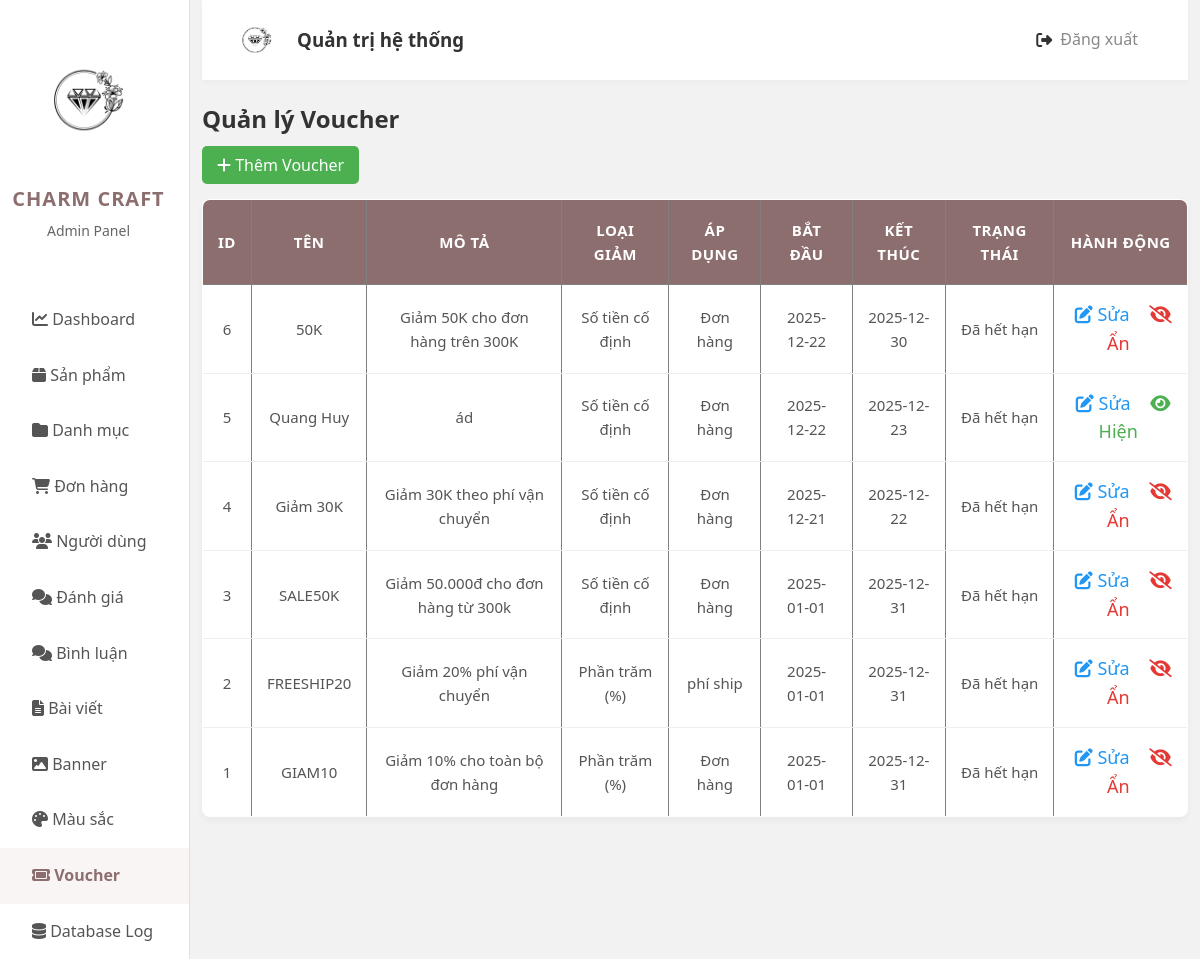
Screenshot of /admin/index.php?page=voucher with the database file from the repository.
### tables this page shows
CREATE TABLE `voucher` (
  `id` int(11) NOT NULL,
  `name` varchar(255) DEFAULT NULL,
  `description` text DEFAULT NULL,
  `discountType` varchar(50) DEFAULT NULL,
  `discountValue` int(11) DEFAULT 0,
  `minValue` int(11) DEFAULT 0,
  `applyType` varchar(50) DEFAULT NULL,
  `dateStart` date DEFAULT NULL,
  `dateEnd` date DEFAULT NULL,
  `status` tinyint(4) DEFAULT NULL
);

### admin/app/controller/voucherController.php (called while the page is built, shortened)
<?php
class VoucherController {
    private $voucher;
    private $data;
    function __construct() {
        $this->voucher = new VoucherModel();
    }
    function renderView($view, $data = null){
        require_once './app/view/' . $view . '.php';
    }
    function viewVoucher() {
        $this->data['vouchers'] = $this->voucher->getAll();
        $this->renderView('voucher', $this->data);
    }
}

### app/model/database.php (called while the page is built, shortened)
<?php
class DataBase
{
    private $servername = "localhost";
    private $username = "root";
    private $password = "";
    private $dbname = "da";
    private $conn;
    public function __construct()
    {
        try {
            $this->conn = new PDO("mysql:host=$this->servername;dbname=$this->dbname", $this->username, $this->password);
            $this->conn->setAttribute(PDO::ATTR_ERRMODE, PDO::ERRMODE_EXCEPTION);
        } catch (PDOException $e) {
            echo "Connection failed: " . $e->getMessage();
        }
    }
    public function query($sql, $param = []): mixed
    {
        $this->stmt = $this->conn->prepare($sql);
        $this->stmt->execute($param);
        return $this->stmt;
    }
    public function getAll($sql, $param = []): mixed
    {
        $statement = $this->query($sql, $param);
        return $statement->fetchAll(PDO::FETCH_ASSOC);
    }
}

### app/model/voucherModel.php (called while the page is built, shortened)
<?php
class VoucherModel
{
    private $db;
    public function __construct()
    {
        $this->db = new DataBase();
    }
    public function getAll() {
        $sql = "SELECT * FROM voucher ORDER BY id DESC";
        return $this->db->getAll($sql);
    }
}

### admin/app/view/voucher.php (the view, shortened to what this page needs)
<h2 style="margin-bottom:15px;">Quản lý Voucher</h2>
<div style="margin-bottom:15px;">
    <a href="?page=voucher&action=add"
       style="background:#4CAF50; color:#fff; padding:8px 15px; border-radius:5px; text-decoration:none;">
       <i class="fa fa-plus"></i> Thêm Voucher
    </a>
</div>
<table border="1" cellpadding="8" cellspacing="0" style="width:100%; border-collapse: collapse;">
    <thead>
        <tr style="background:#f5f5f5;">
            <th>ID</th>
            <th>Tên</th>
            <th>Mô tả</th>
            <th>Loại giảm</th>
            <th>Áp dụng</th>
            <th>Bắt đầu</th>
            <th>Kết thúc</th>
            <th>Trạng thái</th>
            <th>Hành động</th>
        </tr>
    </thead>
    <tbody>
        <?php if (!empty($data['vouchers'])): ?>
            <?php foreach ($data['vouchers'] as $voucher): ?>
                <tr>
                    <td><?= $voucher['id'] ?></td>
                    <td><?= $voucher['name'] ?></td>
                    <td><?= $voucher['description'] ?></td>
<td>
  <?= $voucher['discountType'] === 'percent' ? 'Phần trăm (%)' : 'Số tiền cố định' ?>
</td>
                    <td><?= $voucher['applyType'] === 'order' ? 'Đơn hàng' : 'phí ship' ?></td>
                    <td><?= $voucher['dateStart'] ?></td>
                    <td><?= $voucher['dateEnd'] ?></td>
<td>
  <?php
    $now = time();
    $end = strtotime($voucher['dateEnd']);
    if ($end !== false && $now > $end) {
        echo 'Đã hết hạn';
    } else {
        echo ($voucher['status'] == 1) ? 'Đang hoạt động' : 'Tạm dừng';
    }
  ?>
</td>
                    <td>
    <a href="?page=voucher&action=edit&id=<?= $voucher['id'] ?>"
       style="color:#2196F3; margin-right:10px;">
       <i class="fa fa-edit"></i> Sửa
    </a>
    <?php if ($voucher['status'] == 1): ?>
        <a href="?page=voucher&action=hide&id=<?= $voucher['id'] ?>"
           style="color:#e53935;"
           onclick="return confirm('Bạn có chắc muốn ẩn voucher này?');">
           <i class="fa fa-eye-slash"></i> Ẩn
        </a>
    <?php else: ?>
        <a href="?page=voucher&action=show&id=<?= $voucher['id'] ?>"
           style="color:#4CAF50;"
           onclick="return confirm('Bạn có chắc muốn kích hoạt voucher này?');">
           <i class="fa fa-eye"></i> Hiện
        </a>
    <?php endif; ?>
</td>
                </tr>
            <?php endforeach; ?>
        <?php else: ?>
            <tr><td colspan="9" style="text-align:center;">Chưa có voucher nào</td></tr>
        <?php endif; ?>
    </tbody>
</table>

### admin/public/css/grid.css (style rules this page uses)
* { margin: 0; padding: 0; box-sizing: border-box; }

### admin/public/css/Admin.css (style rules this page uses)
body { font-family: "Segoe UI", Tahoma, Geneva, Verdana, sans-serif; background-color: #f2f2f2; color: #333; line-height: 1.6; }
table { width: 100%; margin-top: 20px; background: #fff; border-radius: 8px; overflow: hidden; box-shadow: 0 4px 6px rgba(0, 0, 0, 0.04); border-collapse: collapse; }
table th { background-color: #8d6e6e; color: white; padding: 18px 15px; text-align: center; font-weight: 600; font-size: 15px; text-transform: uppercase; letter-spacing: 0.5px; }
table td { padding: 15px; text-align: center; border-bottom: 1px solid #eee; vertical-align: middle; color: #555; font-size: 15px; }
table tr:last-child td { border-bottom: none; }
tbody a { color: #666; text-decoration: none; margin: 0 5px; transition: 0.2s; font-size: 18px; }

### rows the page displays
voucher: id "6", name "50K", description "Giảm 50K cho đơn hàng trên 300K", discountType "Số tiền cố định", applyType "Đơn hàng", dateStart "2025-12-22", dateEnd "2025-12-30", shows "Đã hết hạn"
voucher: id "5", name "Quang Huy", description "ád", discountType "Số tiền cố định", applyType "Đơn hàng", dateStart "2025-12-22", dateEnd "2025-12-23", shows "Đã hết hạn"
voucher: id "4", name "Giảm 30K", description "Giảm 30K theo phí vận chuyển", discountType "Số tiền cố định", applyType "Đơn hàng", dateStart "2025-12-21", dateEnd "2025-12-22", shows "Đã hết hạn"
voucher: id "3", name "SALE50K", description "Giảm 50.000đ cho đơn hàng từ 300k", discountType "Số tiền cố định", applyType "Đơn hàng", dateStart "2025-01-01", dateEnd "2025-12-31", shows "Đã hết hạn"
voucher: id "2", name "FREESHIP20", description "Giảm 20% phí vận chuyển", discountType "Phần trăm (%)", applyType "phí ship", dateStart "2025-01-01", dateEnd "2025-12-31", shows "Đã hết hạn"
voucher: id "1", name "GIAM10", description "Giảm 10% cho toàn bộ đơn hàng", discountType "Phần trăm (%)", applyType "Đơn hàng", dateStart "2025-01-01", dateEnd "2025-12-31", shows "Đã hết hạn"
